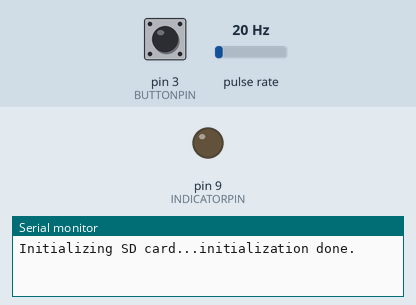
Recording of a sketch running on a simulated Arduino Uno, built with avr-gcc and run on an emulated ATmega328P. Shown: output pins drawn as LEDs (lit = HIGH), the last lines printed to the serial monitor. Wiring (inferred from the names in the program): pulse sensor: data pin 2. The test bench sets the inputs (shaded band); at power-on: pin 3 (BUTTONPIN) HIGH, pulse rate 20 Hz. Storage starts empty.

Above: at 1.2 s.
1.3 s: pin 3 (BUTTONPIN) pulled LOW for 0.15 s
At 2.5 s:
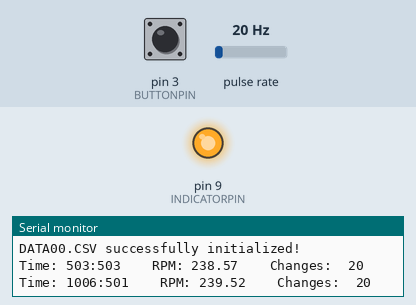
2.9 s: pin 3 (BUTTONPIN) pulled LOW for 1 s
At 3.8 s:
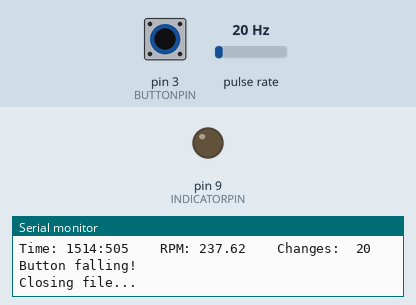
5.4 s: pin 3 (BUTTONPIN) pulled LOW for 3.2 s
At 5.9 s:
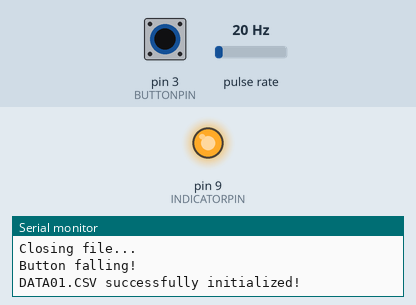
10.1 s: pin 3 (BUTTONPIN) pulsed LOW 5 times (0.12 s each, 0.3 s apart)
At 12.6 s:
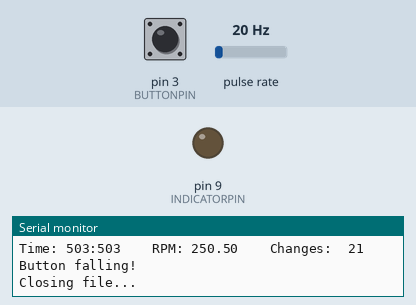
Timing chart, 0 to 14.1 s (numbered marks = the images above; inputs shaded):
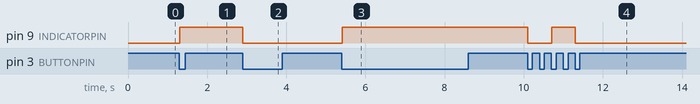

Measured:
- after the input at 1.3 s, pin 9 (INDICATORPIN): LOW → HIGH at once
- after the input at 2.9 s, pin 9 (INDICATORPIN): HIGH → LOW at once
- after the input at 5.4 s, pin 9 (INDICATORPIN): LOW → HIGH at once
- after the input at 10.1 s, pin 9 (INDICATORPIN): HIGH → LOW at once, → HIGH 0.61 s later, → LOW 0.59 s later

The sketch:

autoBollardCode.ino
```cpp
// Auto-Bollard 2018
// GPL v3
// SUBC: the UBC Submarine Design Team

#include "HX711.h"
#include <SD.h>
#include <SPI.h>

// Load cell calibration
#define calibration_factor -10860.0 //calibrated with 750g test load

// Define which parts are on
#define LOADCELLON false
#define TACHOON true
#define SDON true

// Change when plugged in to Arduino
#define tachoPin 2
#define BUTTONPIN 3
#define INDICATORPIN 9
#define DOUT  5
#define CLK  6

//#define BEFORECALC 4
#define MEASUREDELAY 500
#define CHANGEPERREV 10
#define DELAYTIME 5
#define DEBOUNCETIME 500

// Load cell object
HX711 scale;

volatile int changes=0;
unsigned long startTime;
unsigned long endTime;
unsigned long recordTime;
unsigned long duration;
unsigned long oldFall=0;
boolean running=false;
//boolean oldRunning=false;
boolean initialized=false;

/*// Debounce stuff
int buttonState;             // the current reading from the input pin
int lastButtonState = LOW;   // the previous reading from the input pin
// the following variables are unsigned longs because the time, measured in
// milliseconds, will quickly become a bigger number than can be stored in an int.
unsigned long lastDebounceTime = 0;  // the last time the output pin was toggled
unsigned long debounceDelay = 50;    // the debounce time; increase if the output flickers*/

File outputFile;

void buttonPress(void);
void tachoChange(void);

void setup() {
  Serial.begin(9600);
  while (!Serial){
    // Wait for Serial to connect
  }
  if (SDON==true){
    Serial.print("Initializing SD card...");

    if (!SD.begin(4)) {
      Serial.println("initialization failed!");
      while (1);
    }
    Serial.println("initialization done.");
  }
  // Button stuff
  pinMode(BUTTONPIN, INPUT);
  attachInterrupt(digitalPinToInterrupt(BUTTONPIN), buttonPress, FALLING);
  if (TACHOON==true){
    attachInterrupt(digitalPinToInterrupt(tachoPin), tachoChange, CHANGE);
  }

  pinMode(INDICATORPIN, OUTPUT);
  digitalWrite(INDICATORPIN, LOW);

  // Load cell initialization
  if (LOADCELLON==true){
    scale.begin(DOUT, CLK);
    scale.set_scale(calibration_factor);
    scale.tare();  //Assuming there is no weight on the scale at start up, reset the scale to 0
  }
}

void loop() {
  if(running==true&&initialized==true&&millis()-startTime>MEASUREDELAY){
    endTime=millis();

    Serial.print("Time: ");
    duration=(endTime-recordTime);
    if (SDON==true){
      outputFile.print(duration);
    }
    Serial.print(duration);
    Serial.print(":");
    Serial.print(endTime-startTime);

    if (TACHOON==true){
      double RPM = (60.0*changes/CHANGEPERREV)/((endTime-startTime)/1000.0);

      if (SDON==true){
        outputFile.print(",");
        outputFile.print(RPM);
      }

      Serial.print("    RPM: ");
      Serial.print(RPM);
      Serial.print("    Changes:  ");
      Serial.print(changes);
    }

    if (LOADCELLON==true){
      Serial.print(scale.get_units(), 2); //"scale.get_units(), n" returns a float with n sigfigs
      Serial.print(" N"); //Units can change but you'll need to refactor the calibration_factor

      if (SDON==true){
        outputFile.print(",");
        outputFile.print(scale.get_units());
      }
    }

    Serial.println("");
    if (SDON==true){
      outputFile.println("");
    }

    changes = 0;
    startTime=millis();
  } else {
    delay(DELAYTIME);
  }
}


void buttonPress(void){
  Serial.println("Button falling!");
  if (millis()-oldFall>DEBOUNCETIME){
    oldFall=millis();
    if (running==true&&initialized==true){
      if (SDON==true){
        // Stuff to close file, etc.
        outputFile.close();
        Serial.println("Closing file...");
      }
      initialized=false;
      running=false;
      digitalWrite(INDICATORPIN, LOW);
      delay(100);
    } else if (running==false&&initialized==false){
      if (SDON==true){
        // Stuff to open file, etc.
        // create a new file
        char filename[] = "DATA00.CSV";
        for (uint8_t i = 0; i < 100; i++) {
          filename[4] = i/10 + '0';
          filename[5] = i%10 + '0';
          if (! SD.exists(filename)) {
            // only open a new file if it doesn't exist
            outputFile = SD.open(filename, FILE_WRITE);
            break;  // leave the loop!
          }
        }
        outputFile.print("Time(ms)");
        if (TACHOON==true){
          outputFile.print(",RPM");
        }
        if (LOADCELLON==true){
          outputFile.print(",Force(N)");
        }
        outputFile.println("");
        Serial.print(filename);
        Serial.println(" successfully initialized!");
      }
      digitalWrite(INDICATORPIN, HIGH);
      initialized=true;
      running=true;

      changes=0;
      startTime=millis();
      recordTime=startTime;
    } else {
      if (SDON==true){
        Serial.println("Something went wrong. Trying to close file.");
        outputFile.close();
      }
    }
  } else {
    Serial.println("Not enough time has passed since the last event. Debouncing.");
  }
}

void tachoChange(void) {
  changes++;
}
```
